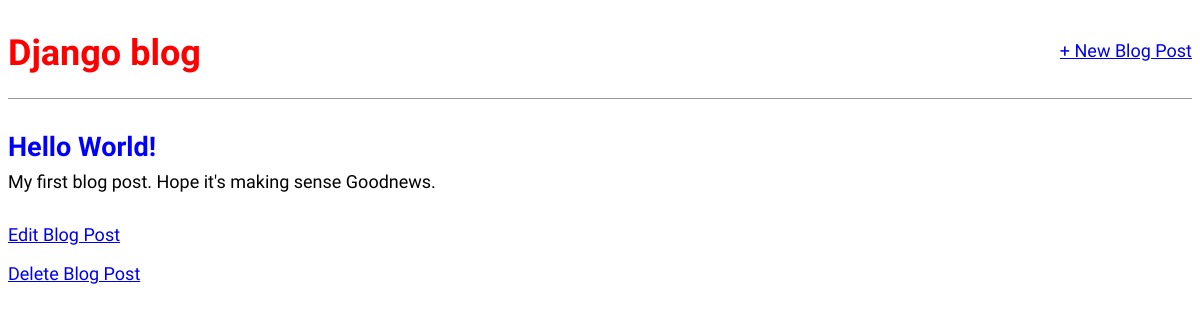
The app's page /my_app/post/1/ with its own data.
### my_app/models.py (models this page shows, shortened)
class Post(models.Model):
    title = models.CharField(max_length=200)
    author = models.ForeignKey("auth.User", on_delete=models.CASCADE)
    body = models.TextField()

### my_app/views.py (the view)
# urls.py: path("post/<int:pk>/", BlogDetailView.as_view(), name="post_detail"),
class BlogDetailView(DetailView):
    model = Post
    template_name = "post_detail.html"

### templates/post_detail.html
{% extends 'base.html' %}
{% block content %}
  <div class="post-entry">
    <h2>{{ object.title }}</h2>
    <p>{{ object.body }}</p>
  </div>
  <p><a href="{% url 'post_edit' post.pk %}">Edit Blog Post</a></p>
  <p><a href="{% url 'post_delete' post.pk %}">Delete Blog Post</a></p>
{% endblock %}

### static/css/base.css (style rules this page uses)
body { font-family: 'Source Sans Pro', sans-serif; font-size: 18px; }
.post-entry { margin-bottom: 2rem; }
.post-entry h2 { margin: 0.5rem 0; }
.post-entry h2, .post-entry h2 a:visited { color: blue; text-decoration: none; }
.post-entry p { margin: 0; font-weight: 400; }

### records on screen
Post: title "Hello World!", body "My first blog post. Hope it's making sense Goodnews."
